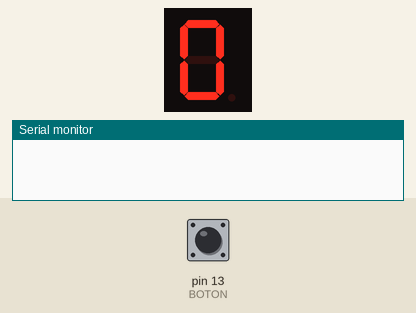
This sketch was run on a simulated Arduino Uno, built with avr-gcc and run on an emulated ATmega328P. Parts: 1-digit seven-segment display, the last lines printed to the serial monitor. Wiring (inferred from the names in the program): 1-digit 7-segment display, segments lit when HIGH: segments pin 3, pin 2, pin 4, pin 6, pin 5, pin 7, pin 8. The test bench sets the inputs (shaded band); at power-on: pin 13 (BOTON) LOW. Random numbers use the default seed unless the sketch sets one; the segment pins are drawn as the display they are named for.

Above: at 1.2 s.
1.3 s: pin 13 (BOTON) pulled HIGH for 0.15 s
At 2.2 s:
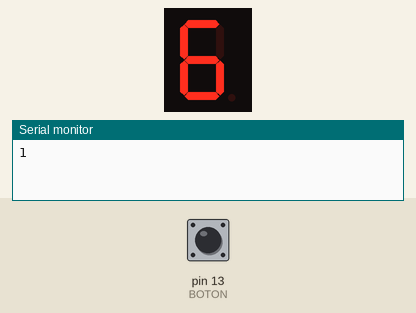
3.0 s: pin 13 (BOTON) pulled HIGH for 1 s
At 5.5 s:
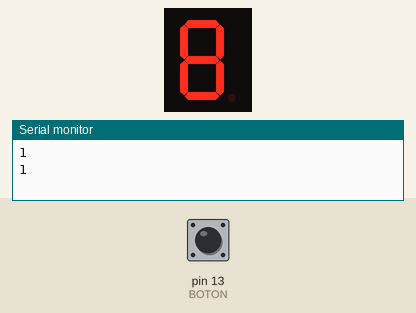
Timing chart, 0 to 7.0 s (numbered marks = the images above; inputs shaded):
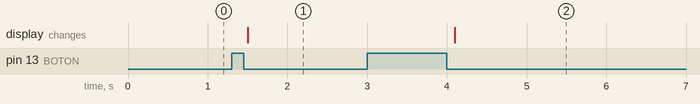

The sketch:

Practica_13_Display_7_segmentos.ino
```cpp
/*
Descripción
Con el botón se controlará el despliegue de números en el display.
1. Leemos el botón
  1. Si está en estado alto
    1. Obtenemos número aleatorio
    2. Mostramos el número en el display
    3. Esperamos un tiempo hasta permitir otra pulsación
2. Si está en estado bajo
  1. No hacemos nada
AUTOR: RETBOT
*/

//Practica 13
#define BOTON 13
// boton
int   anterior;      // guardamos el estado anterior del boton.
int   estado;        // el estado del botón.
unsigned long temporizador;
unsigned long tiemporebote = 50;

bool bandera = false;


const int pins[7] = { 8,7,6,5,4,3,2 };
//Paso 2
const byte numbersDisplayAnode[10] = {0b1111110, //0
                                      0b1010000, //1
                                      0b1101101, //2
                                      0b1110101, //3
                                      0b1010011, //4
                                      0b0110111, //5
                                      0b0111111, //6
                                      0b1110000, //7
                                      0b1111111, //8
                                      0b1110111}; //9

void setup() {
  //Paso 3
  Serial.begin(9600);
  for(int i = 0; i < 7; i++) {
    pinMode(pins[i], OUTPUT);
  }
  pinMode(BOTON, INPUT);
  //Establecemos semilla para números aleatorios
  randomSeed(analogRead(A0));
  lightSegments(0);
}

void loop() {
  // Leemos el valor del boton
   estadoBoton();
  if (bandera){
    //Genera un numero aleatorio entre 1 y 9
    int randomNumber = random(1, 10);
    lightSegments(randomNumber);
 }
 bandera = false;
 delay(100);
}

void lightSegments(int number) {
  byte numberBit = numbersDisplayAnode[number];
  for (int i = 0; i < 7; i++) {
    int bit = bitRead(numberBit, i);
    digitalWrite(pins[i], bit);
}
}

void estadoBoton(){
// Leemos el valor del boton
  if ( estado==digitalRead(BOTON) ) {
    temporizador = 0;
  }else if(temporizador == 0){
    temporizador = millis();
  }else if(millis()-temporizador > tiemporebote ){
    estado = !estado;
  }

  if ( anterior==HIGH && estado==LOW ) {
    bandera = true;
    Serial.println(bandera);
  }
  anterior = estado;
}
// AUTOR: RETBOT 
```

Measured:
- after the input at 1.3 s, the display: changes after 0.20 s (image 1)
- after the input at 3.0 s, the display: changes after 1.1 s (image 2)
